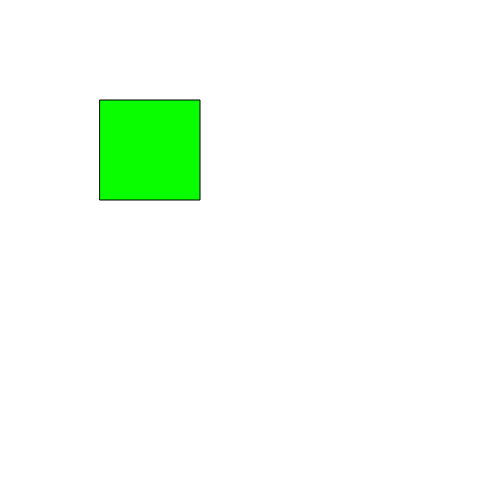
Frame 1 (no input)
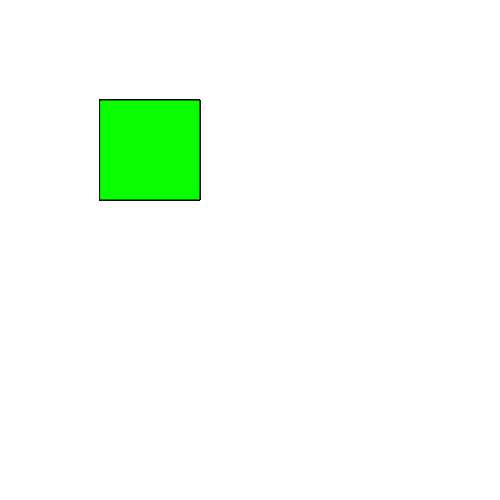
Frame 60 (no input)
Frame 120 (the mouse pressed at the canvas centre since frame 60): identical to frame 60, image omitted

The p5.js sketch that drew these frames (run headless with seeded random() and noise() and a simulated clock; from frame 60 on, the mouse is pressed at the canvas centre):

// p5.js sketch
// ── sketch.js
var height = 500;
var width = 500;




function setup() {
  createCanvas(500, 500);
}

function draw() {


 fill(9, 255,0);
 rect(100, 100, 100, 100);










}


function mousePressed() {

  if ((mouseX > 100 && mouseX < 200) && (mouseY > 100 && mouseY < 200)) {
    background(random(256), random(256), random(256));
  }


}
